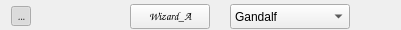
        <widget class="QWidget" name="wg_wizard_a_buttons" native="true">
         <property name="sizePolicy">
          <sizepolicy hsizetype="Preferred" vsizetype="MinimumExpanding">
           <horstretch>0</horstretch>
           <verstretch>0</verstretch>
          </sizepolicy>
         </property>
         <property name="minimumSize">
          <size>
           <width>0</width>
           <height>25</height>
          </size>
         </property>
         <property name="maximumSize">
          <size>
           <width>16777215</width>
           <height>30</height>
          </size>
         </property>
         <layout class="QHBoxLayout" name="horizontalLayout_22">
          <property name="spacing">
           <number>0</number>
          </property>
          <property name="topMargin">
           <number>3</number>
          </property>
          <property name="bottomMargin">
           <number>0</number>
          </property>
          <item>
           <widget class="QToolButton" name="tb_wizard_a_aufklappen">
            <property name="minimumSize">
             <size>
              <width>20</width>
              <height>20</height>
             </size>
            </property>
            <property name="maximumSize">
             <size>
              <width>20</width>
              <height>20</height>
             </size>
            </property>
            <property name="font">
             <font>
              <family>Comic Sans MS</family>
              <pointsize>8</pointsize>
              <bold>false</bold>
             </font>
            </property>
            <property name="focusPolicy">
             <enum>Qt::FocusPolicy::NoFocus</enum>
            </property>
            <property name="text">
             <string>...</string>
            </property>
            <property name="shortcut">
             <string notr="true"/>
            </property>
            <property name="checkable">
             <bool>true</bool>
            </property>
            <property name="checked">
             <bool>true</bool>
            </property>
            <property name="autoRaise">
             <bool>true</bool>
            </property>
           </widget>
          </item>
          <item>
           <spacer name="horizontalSpacer_41">
            <property name="orientation">
             <enum>Qt::Orientation::Horizontal</enum>
            </property>
            <property name="sizeType">
             <enum>QSizePolicy::Policy::Fixed</enum>
            </property>
            <property name="sizeHint" stdset="0">
             <size>
              <width>99</width>
              <height>20</height>
             </size>
            </property>
           </spacer>
          </item>
          <item>
           <widget class="QPushButton" name="pb_wizard_a">
            <property name="minimumSize">
             <size>
              <width>70</width>
              <height>20</height>
             </size>
            </property>
            <property name="maximumSize">
             <size>
              <width>100</width>
              <height>25</height>
             </size>
            </property>
            <property name="font">
             <font>
              <family>Comic Sans MS</family>
              <pointsize>8</pointsize>
              <bold>false</bold>
             </font>
            </property>
            <property name="text">
             <string>Wizard_A</string>
            </property>
            <property name="autoDefault">
             <bool>true</bool>
            </property>
           </widget>
          </item>
          <item>
           <spacer name="horizontalSpacer_40">
            <property name="orientation">
             <enum>Qt::Orientation::Horizontal</enum>
            </property>
            <property name="sizeType">
             <enum>QSizePolicy::Policy::Fixed</enum>
            </property>
            <property name="sizeHint" stdset="0">
             <size>
              <width>20</width>
              <height>20</height>
             </size>
            </property>
           </spacer>
          </item>
          <item>
           <widget class="QComboBox" name="cb_auto_option_a">
            <property name="minimumSize">
             <size>
              <width>120</width>
              <height>20</height>
             </size>
            </property>
            <property name="maximumSize">
             <size>
              <width>160</width>
              <height>25</height>
             </size>
            </property>
            <item>
             <property name="text">
              <string>Gandalf</string>
             </property>
            </item>
            <item>
             <property name="text">
              <string>Ausfüllhilfe</string>
             </property>
            </item>
           </widget>
          </item>
          <item>
           <spacer name="horizontalSpacer_43">
            <property name="orientation">
             <enum>Qt::Orientation::Horizontal</enum>
            </property>
            <property name="sizeHint" stdset="0">
             <size>
              <width>40</width>
              <height>20</height>
             </size>
            </property>
           </spacer>
          </item>
         </layout>
        </widget>
